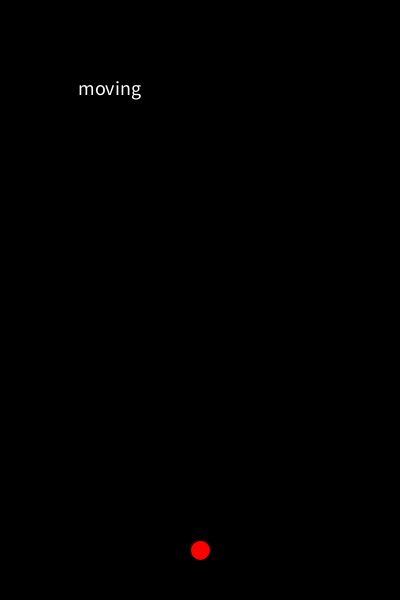
Frame 1 (no input)
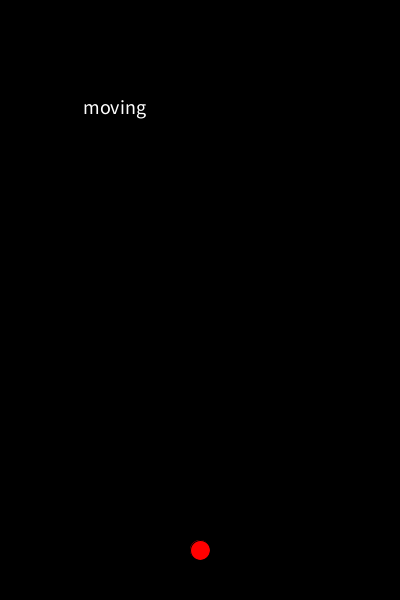
Frame 60 (the mouse pressed at the canvas centre just before this capture)
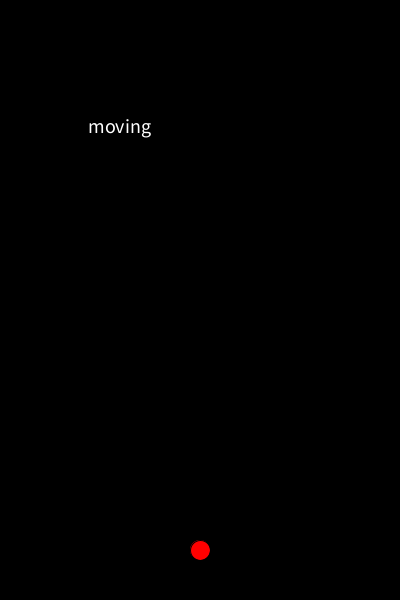
Frame 120 (the mouse held since frame 60 and released just before this capture)

The Processing sketch that drew these frames (run headless with seeded random() and noise(); from frame 60 on, the mouse is pressed at the canvas centre):

// Processing sketch: week06_A_game_shoot_string_compare_Q_A_next_word
// ── week06_A_game_shoot_string_compare_Q_A_next_word.pde
void setup()
{
  size(400, 600);
  textSize(20);
  randomQ();
}
void randomQ()
{
  int i=int(random(QQ.length));
  Q=QQ[i];
  x=random(0, 300);
  y=random(0, 100);
}
String []QQ = {"void ", "setup", "float", "background", "keyPressed", "display", "string", "different", "moving", "character", "processing", "match", "color"};
String Q = "hello", A = "";
float x = 100, y = 100;
void draw()
{
  background(0);
  fill(#FFFFFF); // Set text color to white
  text(Q, x, y);
  fill(#FF0000); // Set text color to red
  text(A, x, y);
  ellipse(200, 550, 20, 20);
  float dx = (200-x), dy = (550-y), d = sqrt(dx*dx+dy*dy)*3;
  x += dx/d;
  y += dy/d;
  if (keyPressed){
    stroke(255, 0, 0); // Set stroke color to red
    line(200, 550, x, y);
  }
}
void keyPressed()
{
  int i=A.length();
  if (key==Q.charAt(i)){
    A+=key;
    if (Q.equals(A)){
      randomQ();
      A="";
    }
  }
}
